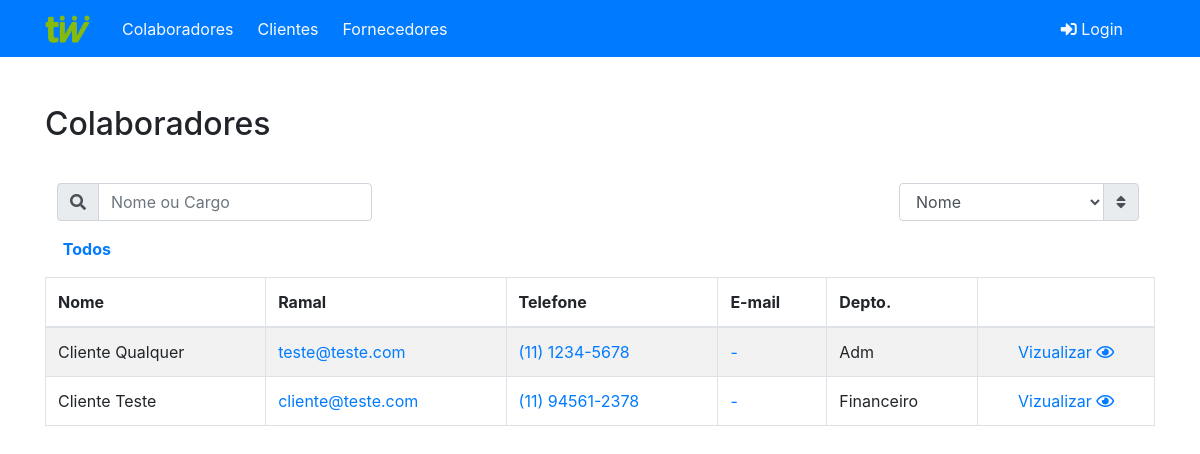
The page /index/view_cliente.php on the database its author committed.
### tables this page shows
CREATE TABLE `clientes` (
  `id_cli` int(10) NOT NULL,
  `nome` varchar(255) NOT NULL,
  `email` varchar(255) NOT NULL,
  `tel1` varchar(11) NOT NULL,
  `tel2` varchar(11) DEFAULT NULL,
  `tel3` varchar(11) DEFAULT NULL,
  `tel4` varchar(11) DEFAULT NULL,
  `cargo` varchar(255) NOT NULL,
  `stats` tinyint(1) NOT NULL DEFAULT '1'
);

### index/view_cliente.php (the view, shortened to what this page needs)
<?php
	require_once '../config.php';
	require 'includes/header.php';
?>
	<div class="row mt-5">
		<div class="col align-items-center clearfix">
			<h2 class="mb-4 float-left">Colaboradores</h2>
		</div>
	</div>
	<div class="row clearfix mt-3">
		<div class="col-md-6 col-xs-12 d-md-flex justify-content-start search-filter">
			<form class="form-inline px-1">
				<div class="input-group">
					<div class="input-group-prepend">
						<label for="searchCli" class="d-none d-md-block ml-2 input-group-text"><i class="fas fa-search"></i></label>
					</div>
					<input id="searchCli" type="text" class="form-control search-mob" placeholder="Nome ou Cargo">
				</div>
			</form>
		</div>
		<div class="col-md-6 col-xs-12 d-none d-md-flex justify-content-end select-filter">
			<form class="form-inline pr-2">
				<div class="input-group">
					<select id="typeSort" class="form-control float-right">
						<option value="nameAsc">Nome</option>
					</select>
					<div class="input-group-append">
						<label for="typeSort" class="input-group-text mr-2"><i class="fas fa-sort"></i></label>
					</div>
				</div>
			</form>
		</div>
	</div>
	<div class="row my-3">
		<div class="col">
			<div class="glossary d-flex justify-content-around px-2">
				<a id="glossary-all" href="#"><strong>Todos</strong></a>
				<div class="letters d-flex justify-content-around">
				</div>
			</div>
		</div>
	</div>
	<div class="row mb-5">
		<div class="col">
			<table id="cadastros" class="table table-bordered table-striped">
				<thead>
					<tr>
						<th>Nome</th>
						<th>Ramal</th>
						<th>Telefone</th>
						<th>E-mail</th>
						<th>Depto.</th>
						<th></th>
					</tr>
				</thead>
				<tbody>
					<?php
					function phone_format($phone) {
						$length = strlen($phone);
						if ($length == 10) {
							$pattern = '/(\d{2})(\d{4})(\d*)/';
						} else if ($length == 11) {
							$pattern = '/(\d{2})(\d{5})(\d*)/';
						}
						$result = preg_replace($pattern, '($1) $2-$3', $phone);
						return $result;
					}
					function isEmpty($data) {
						if (!empty($data)) {
							return phone_format($data);
						} else {
							return " - ";
						}
					}
					function emptyLink($phone) {
						if (empty($phone)) {
							return "#";
						} else {
							$link = "https://api.whatsapp.com/send?phone=55".$phone;
							return $link;
						}
					}
					$qrySelect = "SELECT * FROM clientes WHERE stats = 1 ORDER BY nome";
					$result = $conn->query($qrySelect);
					while($data = $result->fetch_array()) {
						echo '
							<tr>
								<td data-title="Nome">'.$data['nome'].'</td>
								<td data-title="E-mail">
									<a href="mailto:'. $data['email'] .'">'.$data['email'].'</a>
								</td>
								<td data-title="Tel. 1">
									<a href="'. emptyLink($data['tel1']) .'" target="_blank">' . isEmpty($data['tel1']) . '</a>
								</td>
								<td data-title="Tel. 2">
									<a href="'. emptyLink($data['tel2']) .'" target="_blank">' . isEmpty($data['tel2']) . '</a>
								</td>
								<td data-title="Cargo">' . $data['cargo'] . '</td>
								<td>
									<div class="d-flex justify-content-around">
										<a href="#" class="viewButton" data-id="'. $data['id_cli'] .'" data-toggle="modal" data-target="#viewModal" data-type="cliente">Vizualizar <i class="far fa-eye"></i></a>
									</div>
								</td>
							</tr>
						';
					}
					?>
				</tbody>
			</table>
		</div>
	</div>
</div>
<?php
	require 'includes/footer.php'
?>

### index/css/style.css (style rules this page uses)
.letters { width: 92%; }

### rows shown on the page
clientes: nome "Cliente Qualquer", email "teste@teste.com", tel1 "(11) 1234-5678", tel2 "-", cargo "Adm"
clientes: nome "Cliente Teste", email "cliente@teste.com", tel1 "(11) 94561-2378", tel2 "-", cargo "Financeiro"
